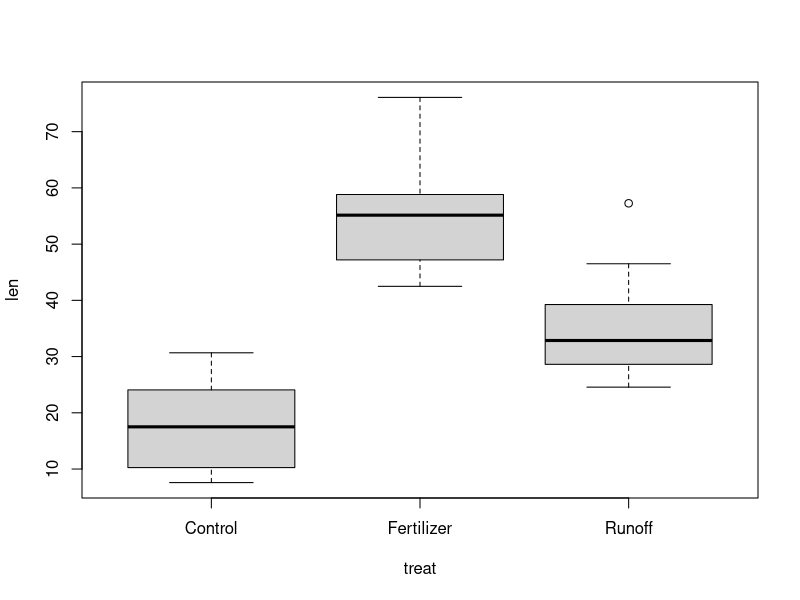
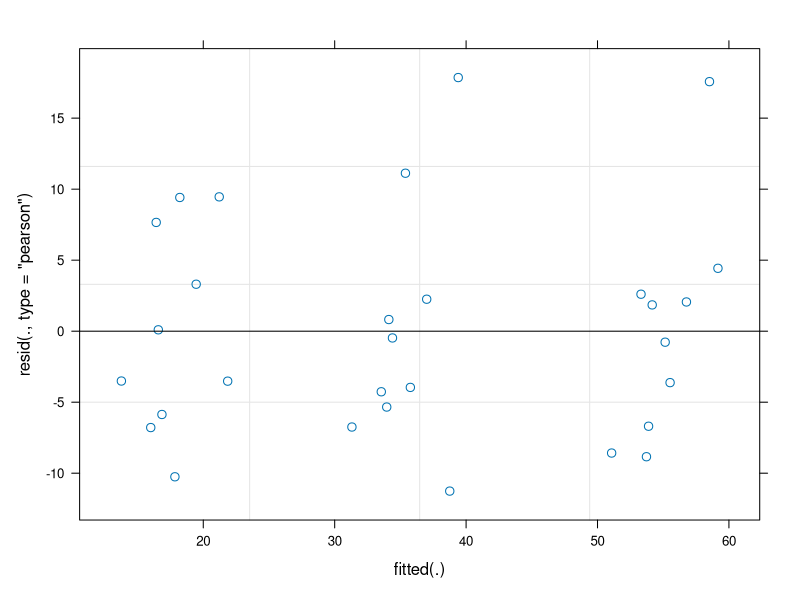
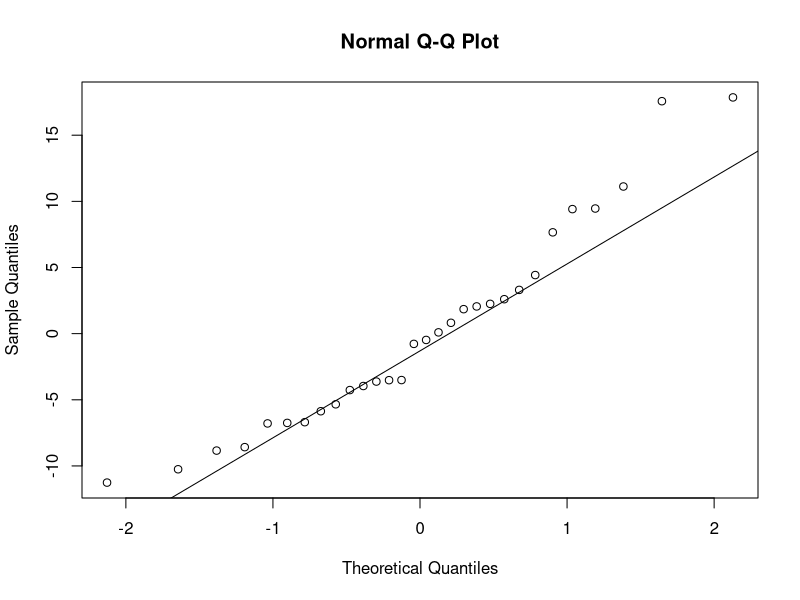
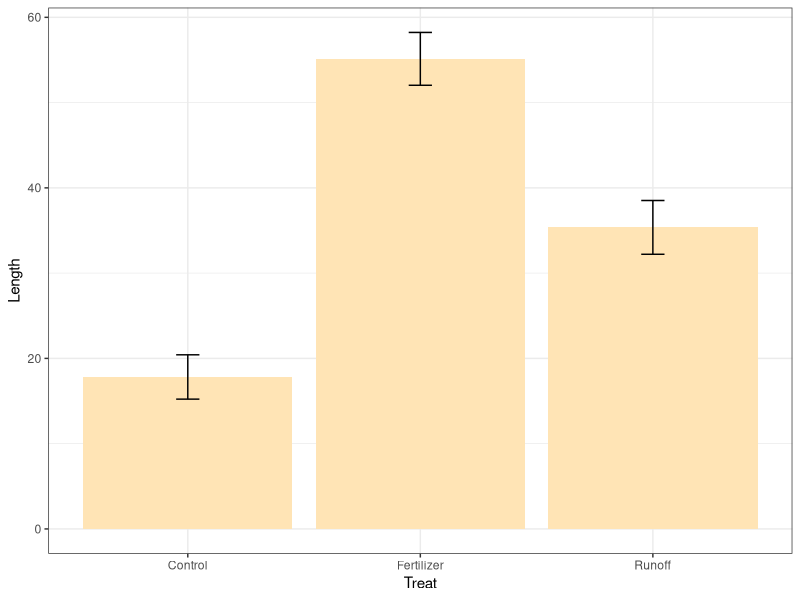

R code for these plots, in order:
## ---- chunk 1
setwd("H:\\Lund Data analysing\\Exam2021")
## ---- chunk 2
library(car)
library(ggplot2)
library(lattice)
library(lme4)
library(lmerTest)
library(multcomp)
## ---- chunk 3
pine <- read.csv("pine.csv")
pine$site <- factor(pine$site)
pine$treat <- factor(pine$treat)
str(pine)
## ---- chunk 4
boxplot(len~treat, data=pine)
## ---- chunk 5

fit.pine <- lmer(len~treat+(1|site), data=pine)
## ---- chunk 6
#Independent observations
#The data is collected through experiment, there is no relatonship among each other

plot(fit.pine)

qqnorm(resid(fit.pine))
qqline(resid(fit.pine))

shapiro.test(resid(fit.pine))
x <- resid(fit.pine)
y <- pnorm(summary(x), mean = mean(x, na.rm=TRUE), sd = sd(x, na.rm=TRUE))
ks.test(x, y)
leveneTest(len~site, data=pine)
#The QQ-plot looks not so good, but the residuals vs.fitted plot is fine and the Levene’s test is not significant. We can consider the assumptions sufficiently well-fulfilled, although perhaps not very good.

## ---- chunk 7
summary(fit.pine)
anova(fit.pine)
# There is a significant effects of 'treat'.
ranova(fit.pine)
# The random effect is not significant different, which means the difference among ten fields is not significent. 
## ---- chunk 8
#Posthoc test
ph.pine <- glht(fit.pine, linfct = mcp(treat = "Tukey"))
summary(ph.pine)
cld(ph.pine)
# Through posthoc test, there are significant effects among three level of treat.
## ---- chunk 9
anova(lm(len~treat, data=pine))
# The effect of treat is still significant without concroling for block.
## ---- chunk 10
#Illustrate results
#Barplot of mean with error bars for standard error
mean.len <- aggregate(list(len=pine$len), by=list(treat=pine$treat), mean, na.rm=TRUE)
SE <- function(x) sd(x, na.rm=TRUE)/(sqrt(sum(!is.na(x))))
se.len <- aggregate(list(SE=pine$len), by=list(treat=pine$treat), FUN=SE)
len.dat <- cbind(mean.len, SE=se.len$SE, cld=c("a","c","b"))
ggplot(len.dat, aes(x=treat, y=len)) + 
	geom_bar(stat="identity", fill="moccasin") +
	geom_errorbar(aes(ymin=len-SE, ymax=len+SE, width=0.1)) +
	xlab("Treat") +
	ylab("Length") +
	scale_x_discrete(labels=c("Control", "Fertilizer", "Runoff")) +
	theme_bw()
